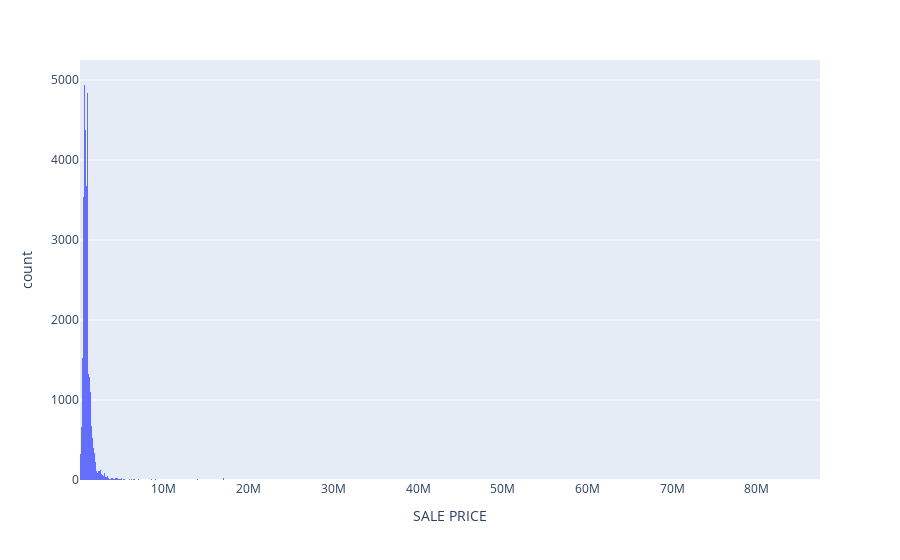

The code cell stored with this chart in its notebook:
### Markdown cell above
Next, we take a look at the distribution of sale prices to see if they are skewed, and what transformations we can apply to mitigate this

### Code cell
px.histogram(data, x = 'SALE PRICE')

### Figure 1 — Plotly figure (JSON) as saved in the notebook; plotly's stock layout.template omitted (floating-point values rounded to 4 significant figures; data arrays with more than 128 entries replaced by an {"elided": "..."} marker saying what was removed)
{"data": [{"alignmentgroup": "True", "bingroup": "x", "hovertemplate": "SALE PRICE=%{x}<br>count=%{y}<extra></extra>", "legendgroup": "", "marker": {"color": "#636efa", "pattern": {"shape": ""}}, "name": "", "offsetgroup": "", "orientation": "v", "showlegend": false, "type": "histogram", "x": {"elided": "67860 int values"}, "xaxis": "x", "yaxis": "y"}], "layout": {"barmode": "relative", "legend": {"tracegroupgap": 0}, "margin": {"t": 60}, "xaxis": {"anchor": "y", "domain": [0, 1], "title": {"text": "SALE PRICE"}}, "yaxis": {"anchor": "x", "domain": [0, 1], "title": {"text": "count"}}}}
